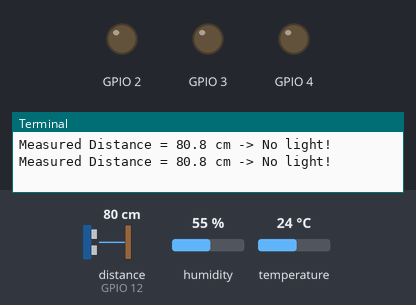
Bench run of a program on a simulated Raspberry Pi (BCM pin numbers). Shown: output pins drawn as LEDs (lit = HIGH), the last lines printed to the terminal. The test bench sets the inputs (shaded band); at power-on: distance to the obstacle (sensor on GPIO 12) 80 cm, humidity 55 %, temperature 24 °C. The echo pulse lasts 58.3 µs per cm; the clock reads 2024-03-15 10:24:30 at power-on unless the program sets it; pins used as bus, display or sensor lines are not drawn.

Above: at 1.2 s.
1.3 s: distance to the obstacle (sensor on GPIO 12) set to 33 cm
2.8 s: distance to the obstacle (sensor on GPIO 12) set to 26 cm
At 4.3 s:
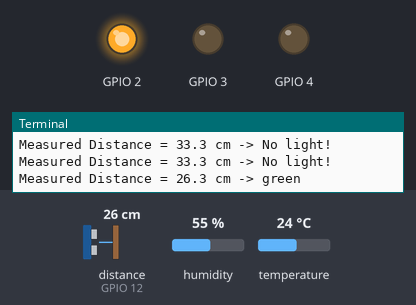
4.6 s: distance to the obstacle (sensor on GPIO 12) set to 22 cm
7.7 s: distance to the obstacle (sensor on GPIO 12) set to 17 cm
At 10.5 s:
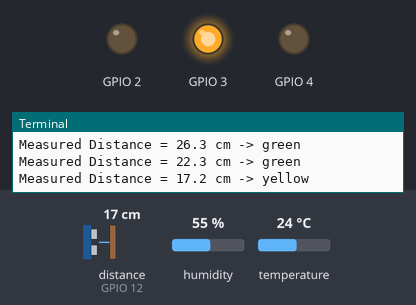
10.8 s: distance to the obstacle (sensor on GPIO 12) set to 11 cm
13.9 s: distance to the obstacle (sensor on GPIO 12) set to 8 cm
At 17.8 s:
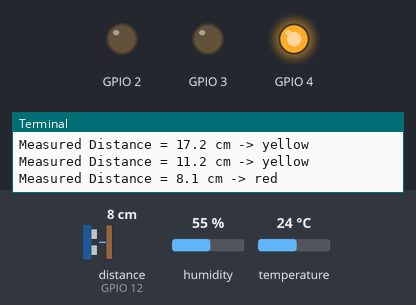
Timing chart, 0 to 18.0 s (numbered marks = the images above; inputs shaded):
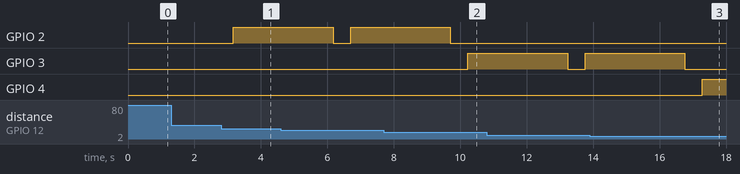

The program:

ultrasound_backdectect.py
```python
import RPi.GPIO as GPIO
import Adafruit_DHT
import time
import hw2_LED

GPIO.setmode(GPIO.BCM)

GPIO_TRIGGER = 7
GPIO_ECHO = 12
GPIO_TEMP = 14

GPIO.setup(GPIO_TRIGGER, GPIO.OUT)
GPIO.setup(GPIO_ECHO, GPIO.IN)
sensor = Adafruit_DHT.DHT11
hw2_LED.Setup(2,"OUT")	#set lights
hw2_LED.Setup(3,"OUT")
hw2_LED.Setup(4,"OUT")

def send_trigger_pulse():
    GPIO.output(GPIO_TRIGGER, True)
    time.sleep(0.00001)
    GPIO.output(GPIO_TRIGGER, False)

def get_speed():
    humidity, temperature = Adafruit_DHT.read_retry(sensor, GPIO_TEMP)
    speed = 33100 + 25 * 60
    return speed

def distance(speed):
    send_trigger_pulse()

    while GPIO.input(GPIO_ECHO) == 0:
        StartTime = time.time()

    while GPIO.input(GPIO_ECHO) == 1:
        StopTime = time.time()

    TimeElapsed = StopTime - StartTime
    distance = (TimeElapsed * speed) / 2
    return distance

if __name__ == '__main__':
    try:
        while True:
            speed = get_speed()
            dist = distance(speed)
            if(dist < 10):
                print("Measured Distance = %.1f cm -> red" %dist)
                hw2_LED.TurnOnLED(4)
                time.sleep(3)
                hw2_LED.TurnOffLED(4)
            elif(dist >= 10 and dist <20):
                print("Measured Distance = %.1f cm -> yellow" %dist)
                hw2_LED.TurnOnLED(3)
                time.sleep(3)
                hw2_LED.TurnOffLED(3)
            elif(dist <= 30):
                print("Measured Distance = %.1f cm -> green" %dist)
                hw2_LED.TurnOnLED(2)
                time.sleep(3)
                hw2_LED.TurnOffLED(2)
            else:
                print("Measured Distance = %.1f cm -> No light!" %dist)
    except KeyboardInterrupt:
        print("Measurement stopped by User")
        GPIO.cleanup()
```

hw2_LED.py
```python
import RPi.GPIO as GPIO
import time

def Setup(GPIOnum, OUT_IN):
    GPIO.setmode(GPIO.BCM) #BOARD or BCM #GPIO -> BCM

    if OUT_IN == "OUT":
        GPIO.setup(GPIOnum, GPIO.OUT)
    else:
        GPIO.setup(GPIOnum, GPIO.IN)

def TurnOnLED(GPIOnum):
    GPIO.output(GPIOnum, True) #GPIOnum position power supply

def TurnOffLED(GPIOnum):
    GPIO.output(GPIOnum, False)

def GetGPIOStatus(GPIOnum):
    GPIO_State = GPIO.input(GPIOnum)
    return GPIO_State

def Flashing(GPIOnum, times):
    Setup(GPIOnum, "OUT")
    for i in range(0, times):
        TurnOnLED(GPIOnum)
        time.sleep(0.5)
        TurnOffLED(GPIOnum)
        time.sleep(0.5)


if __name__ == "__main__":
    try:
        #Setup(2, "IN")
        #print("The status of the GPIO10{0} is {1}".format(2,GetGPIOStatus(2)))
        Setup(2, "OUT")
        Setup(3, "OUT")
        Setup(4, "OUT")
        while True:
            TurnOnLED(2)
            time.sleep(1)
            TurnOffLED(2)
            time.sleep(1)
            for i in range(0, 5):
                TurnOnLED(3)
                time.sleep(0.2)
                TurnOffLED(3)
                time.sleep(0.5)
            TurnOnLED(4)
            time.sleep(2)
            TurnOffLED(4)
            time.sleep(1)
    except KeyboardInterrupt:
            GPIO.cleanup()
            
```

Measured:
- the behaviour switches between 30 and 29 cm on distance to the obstacle (sensor on GPIO 12) (found by bisection; images 0 and 1)
- the behaviour switches between 20 and 19 cm on distance to the obstacle (sensor on GPIO 12) (found by bisection; images 1 and 2)
- the behaviour switches between 10 and 9 cm on distance to the obstacle (sensor on GPIO 12) (found by bisection; images 2 and 3)
- after the input at 2.8 s, GPIO 2: LOW → HIGH after 0.37 s
- after the input at 7.7 s, GPIO 2: goes on until 9.7 s, then stays LOW; GPIO 3: LOW → HIGH after 2.5 s
- after the input at 13.9 s, GPIO 3: goes on until 16.8 s, then stays LOW; GPIO 4: LOW → HIGH after 3.4 s
